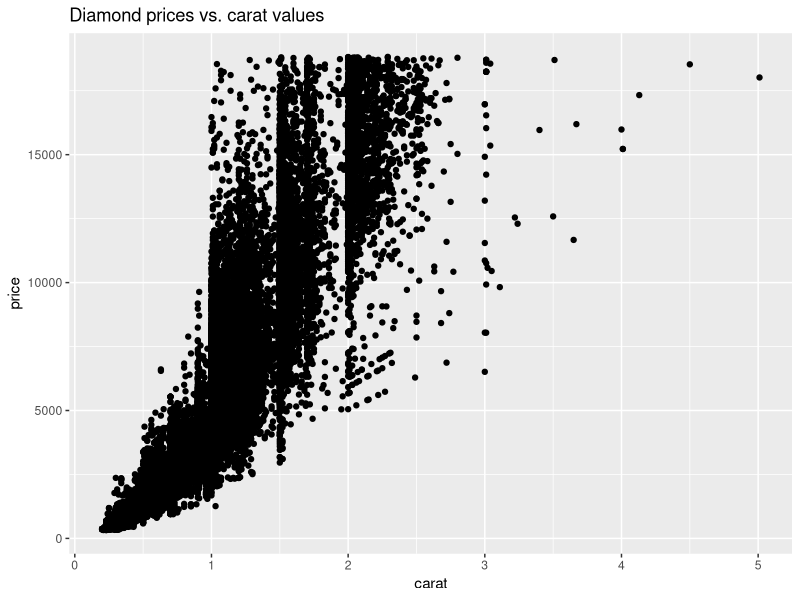
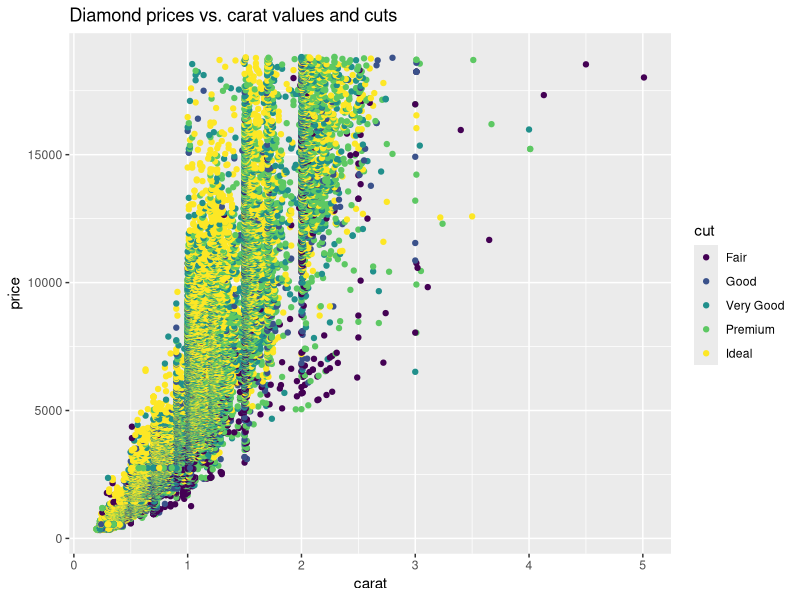
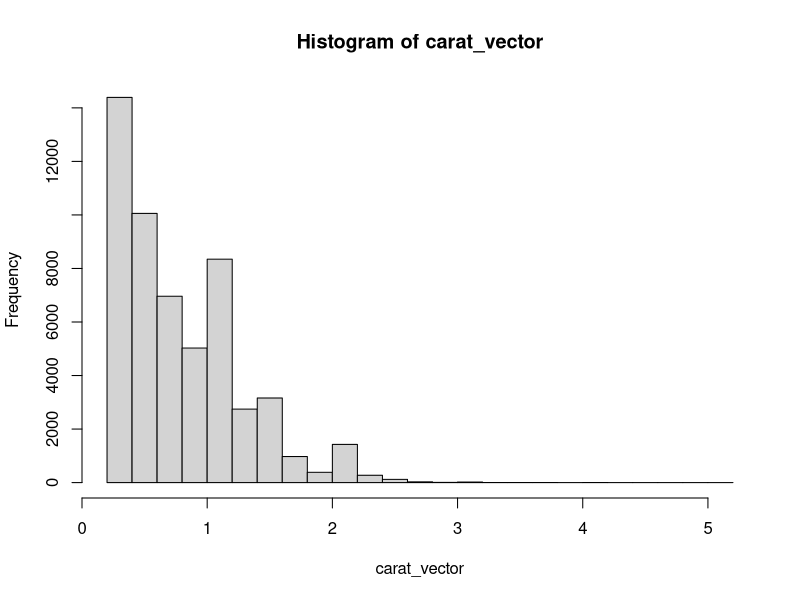
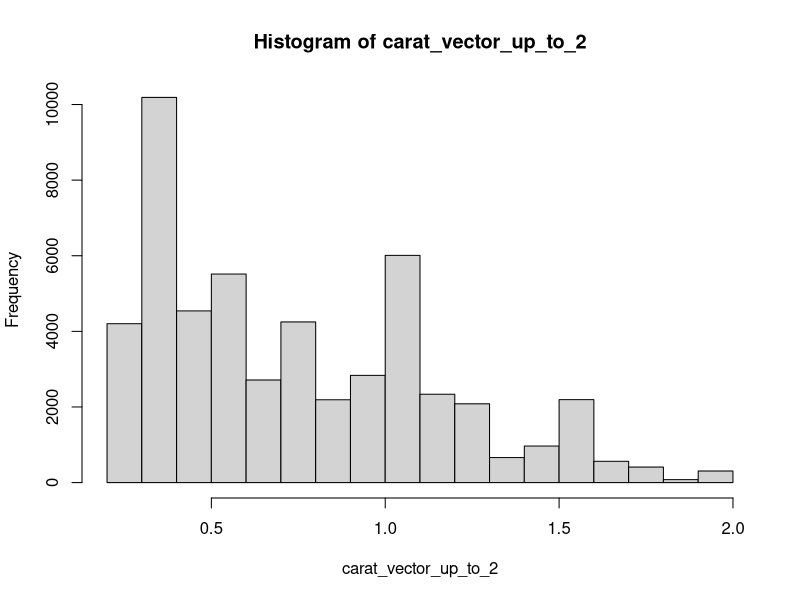
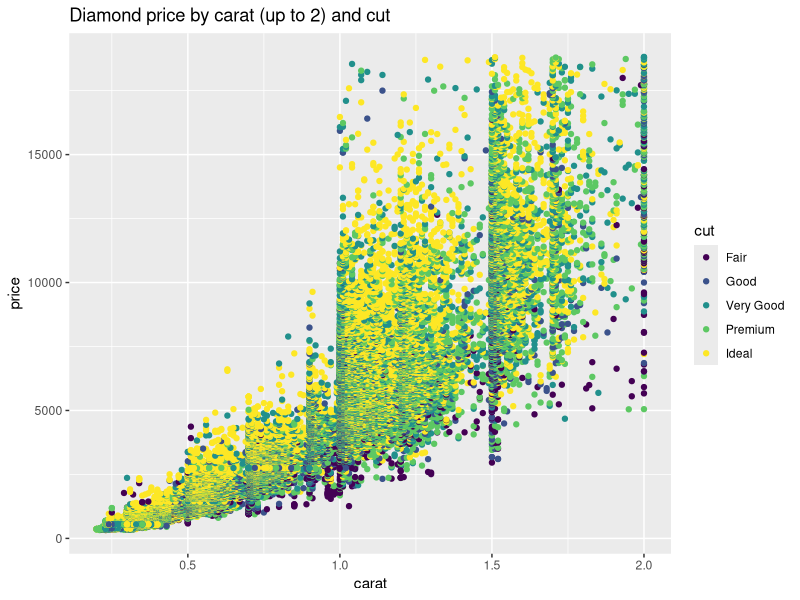
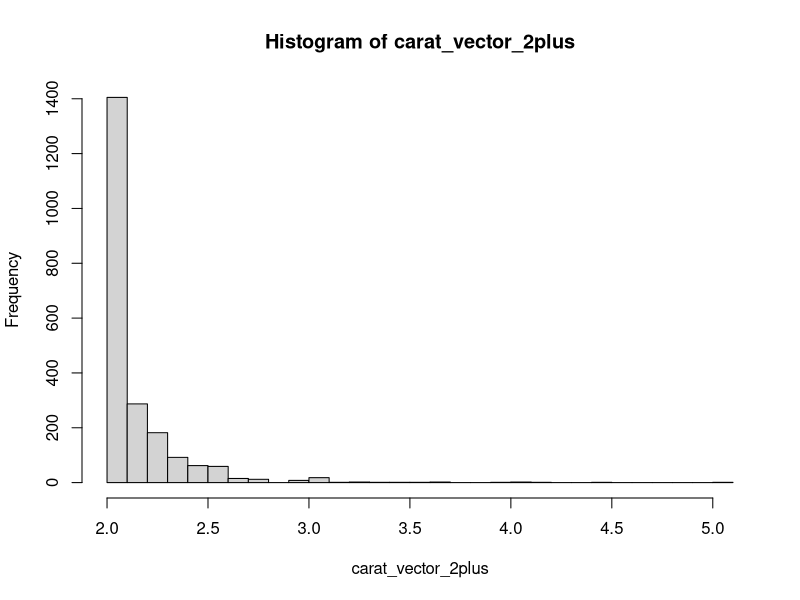
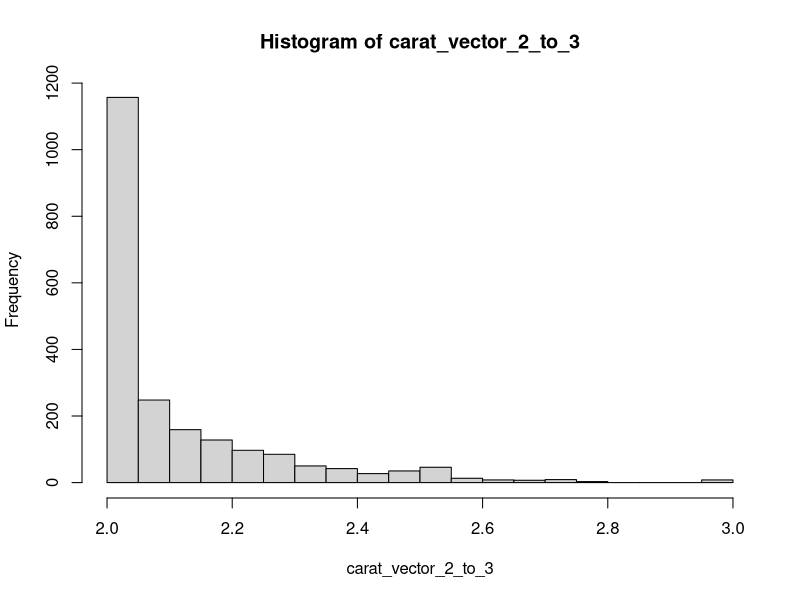
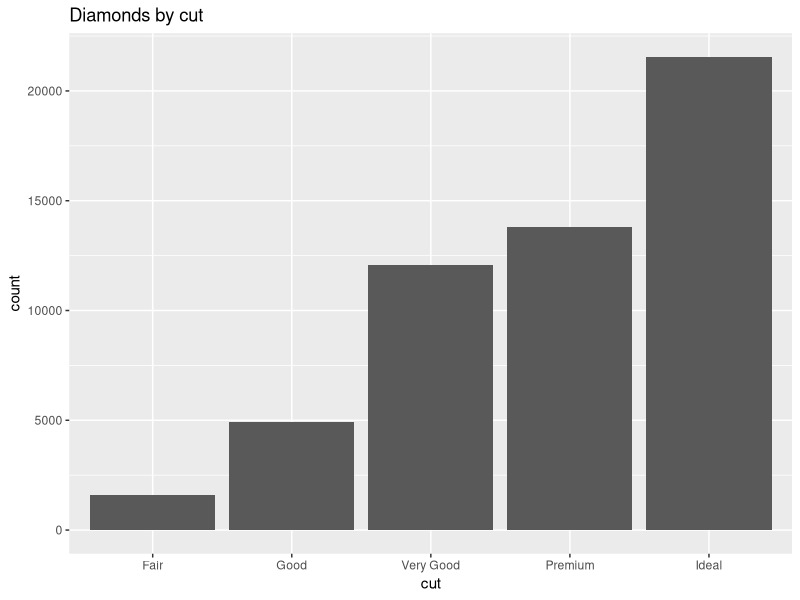

R code for these plots, in order:
## ---- chunk 1
library(tidyverse)
## ---- chunk 2
## TASK: Plot `price` vs `carat` below

ggplot(diamonds) +
  geom_point(mapping = aes(x = carat, y = price)) +
  labs(title = "Diamond prices vs. carat values")

## ---- chunk 3
## TASK: Plot `price`, `carat`, and `cut` below

ggplot(diamonds) +
  geom_point(mapping = aes(x = carat, y = price, color = cut)) +
  labs(title = "Diamond prices vs. carat values and cuts")

#ggplot(diamonds) +
#  geom_boxplot(mapping = aes(x = cut, y = carat))

## ---- chunk 4
carat_vector <- diamonds$carat
hist(x = carat_vector, breaks = 20)
## ---- chunk 5
diamonds_up_to_2 <- filter(diamonds, carat <= 2)
carat_vector_up_to_2 <- diamonds_up_to_2$carat
hist(x = carat_vector_up_to_2, breaks = 24) 

ggplot(diamonds_up_to_2) +
  geom_point(mapping = aes(x = carat, y = price, color = cut)) +
  labs(title = "Diamond price by carat (up to 2) and cut")

## ---- chunk 6
diamonds_2plus <- filter(diamonds, carat >= 2)
carat_vector_2plus <- diamonds_2plus$carat
hist(x = carat_vector_2plus, breaks = 24)
## ---- chunk 7
diamonds_2_to_3 <- filter(diamonds, carat >= 2 & carat <= 3)
carat_vector_2_to_3 <- diamonds_2_to_3$carat
hist(x = carat_vector_2_to_3, breaks = 20)
## ---- chunk 8
ggplot(diamonds) +
  geom_bar(mapping = aes(cut)) +
  labs(title = "Diamonds by cut")
## ---- chunk 9
ideal_diamonds <- filter(diamonds, cut == "Ideal")
ggplot(ideal_diamonds) +
  geom_point(mapping = aes(x = carat, y = price)) +
  labs(title = "Ideal cut diamonds: prices vs. carat values") +
  xlim(0,5.01)

premium_diamonds <- filter(diamonds, cut == "Premium")
ggplot(premium_diamonds) +
  geom_point(mapping = aes(x = carat, y = price)) +
  labs(title = "Premium cut diamonds: prices vs. carat values") +
  xlim(0,5.01)

vgood_diamonds <- filter(diamonds, cut == "Very Good")
ggplot(vgood_diamonds) +
  geom_point(mapping = aes(x = carat, y = price)) +
  labs(title = "Very Good cut diamonds: prices vs. carat values") +
  xlim(0,5.01)

good_diamonds <- filter(diamonds, cut == "Good")
ggplot(good_diamonds) +
  geom_point(mapping = aes(x = carat, y = price)) +
  labs(title = "Good cut diamonds: prices vs. carat values") +
  xlim(0,5.01)

fair_diamonds <- filter(diamonds, cut == "Fair")
ggplot(fair_diamonds) +
  geom_point(mapping = aes(x = carat, y = price)) +
  labs(title = "Fair cut diamonds: prices vs. carat values") +
  xlim(0,5.01)
